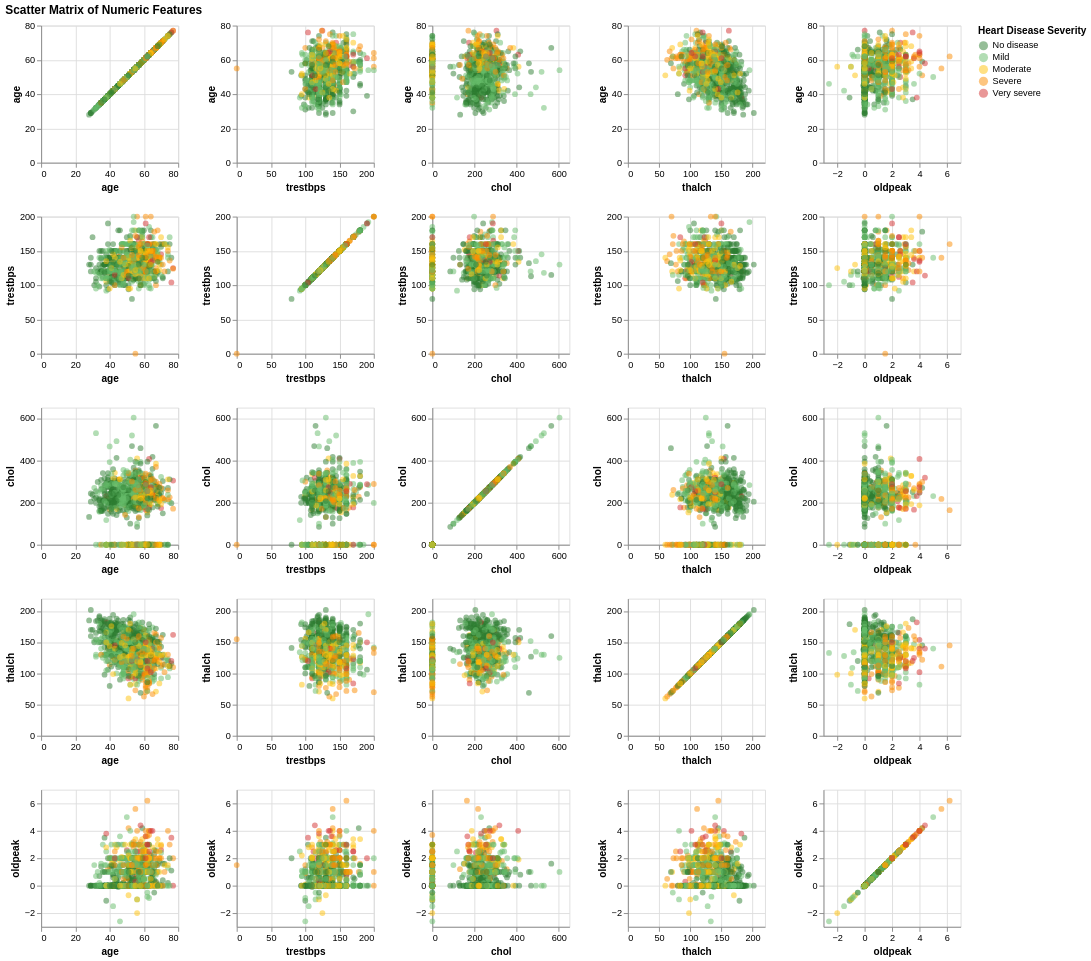

This figure's notebook cell:
### Markdown cell above
## Scatter Matrix for Numeric Features

### Code cell
# Scatter Matrix for numeric features
numeric_cols = ['age', 'trestbps', 'chol', 'thalch', 'oldpeak']
scatter_matrix = alt.Chart(heart_disease).mark_circle(size=40, opacity=0.5).encode(
    x=alt.X(alt.repeat("column"), type="quantitative"),
    y=alt.Y(alt.repeat("row"), type="quantitative"),
    color=alt.Color("disease_label:N", legend=alt.Legend(title="Heart Disease Severity"), scale=alt.Scale(domain=['No disease', 'Mild', 'Moderate', 'Severe', 'Very severe'], range=color_scheme))
).properties(
    width=150,
    height=150
).repeat(
    row=numeric_cols,
    column=numeric_cols
).properties(
    title='Scatter Matrix of Numeric Features'
)

scatter_matrix

### Figure 1 — Vega-Lite specification as saved in the notebook (floating-point values rounded to 4 significant figures; data arrays with more than 128 entries replaced by an {"elided": "..."} marker saying what was removed)
{"config": {"view": {"continuousWidth": 300, "continuousHeight": 300}}, "repeat": {"column": ["age", "trestbps", "chol", "thalch", "oldpeak"], "row": ["age", "trestbps", "chol", "thalch", "oldpeak"]}, "spec": {"data": {"name": "data-2dce2d58e063a04d4a5b2d727cf2eb2e"}, "mark": {"type": "circle", "opacity": 0.5, "size": 40}, "encoding": {"color": {"field": "disease_label", "legend": {"title": "Heart Disease Severity"}, "scale": {"domain": ["No disease", "Mild", "Moderate", "Severe", "Very severe"], "range": ["#2E7D32", "#66BB6A", "#FFC107", "#FB8C00", "#D32F2F"]}, "type": "nominal"}, "x": {"field": {"repeat": "column"}, "type": "quantitative"}, "y": {"field": {"repeat": "row"}, "type": "quantitative"}}, "height": 150, "width": 150}, "title": "Scatter Matrix of Numeric Features", "$schema": "https://vega.github.io/schema/vega-lite/v6.1.0.json", "datasets": {"data-2dce2d58e063a04d4a5b2d727cf2eb2e": {"elided": "920 records"}}}
